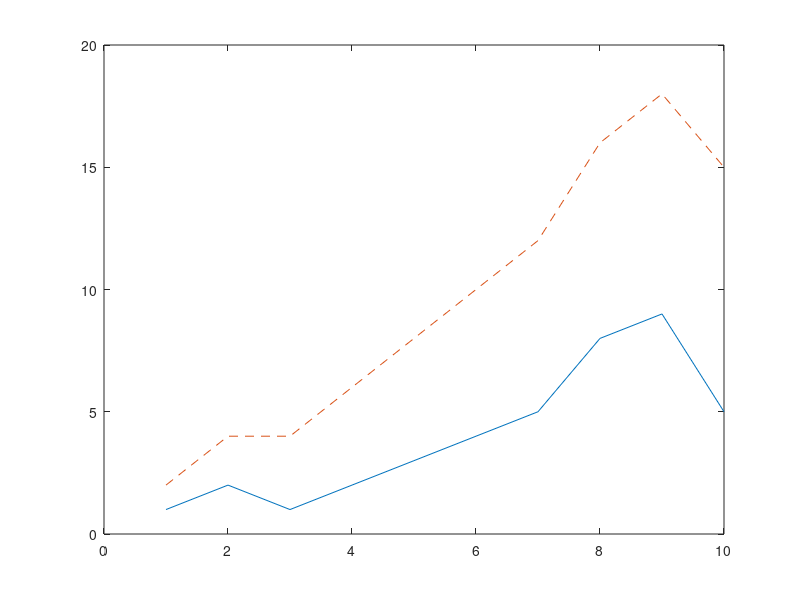

Recreate this plot in MATLAB.
array = [1, 2, 1, 2, 3, 4, 5, 8, 9, 5]; %define the numbers in the array!
plot(array); hold on; %plot the array and hold the graph open!
arrayLength = length(array); % find the length of the array!
for i = 1:arrayLength %run the loop 'arrayLength' times.
 array(i) = array(i) + i;
 % replace the existing 'array' values with the array values plus the
 % corresponding index value (IE: 1+1, 2+2, 1+3, 2+4...)
end
plot(array, '--');
